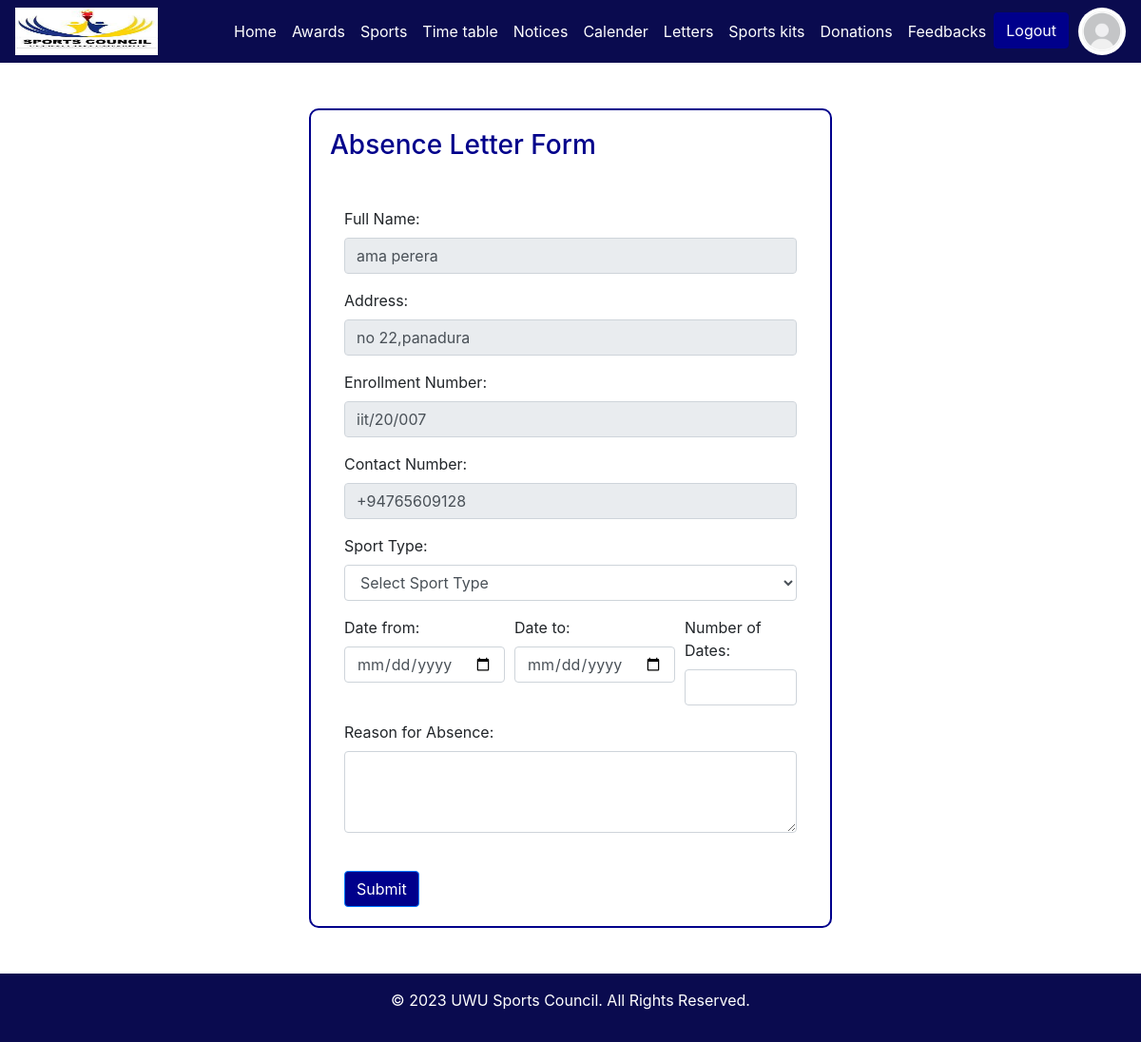
/letter.php (signed in), run on the app's committed database.
### tables this page shows
CREATE TABLE `university_students` (
  `id` int(11) NOT NULL,
  `full_name` varchar(255) NOT NULL,
  `address` varchar(255) NOT NULL,
  `district` varchar(255) NOT NULL,
  `birthday` date NOT NULL,
  `nic` varchar(12) NOT NULL,
  `degree` varchar(255) NOT NULL,
  `faculty` varchar(255) NOT NULL,
  `enrollment_no` varchar(20) NOT NULL,
  `phone_no` varchar(15) NOT NULL,
  `university_email` varchar(255) NOT NULL,
  `password` varchar(255) NOT NULL,
  `gender` enum('male','female') NOT NULL,
  `sport_type` varchar(20) NOT NULL,
  `medical_issues` text NOT NULL,
  `confirm_password` varchar(255) NOT NULL
);

### classes/User.php (called while the page is built, shortened)
<?php
class User {
    public static function getUserById($con, $user_id) {
        try {
            $query = "SELECT * FROM university_students WHERE id = ?";
            $pstmt = $con->prepare($query);
            $pstmt->bindValue(1, $user_id);
            $pstmt->execute();
            if ($pstmt->rowCount() > 0) {
                return $pstmt->fetch(PDO::FETCH_ASSOC);
            }
            return null;
        } catch (PDOException $exc) {
            die("Error in getUserById: " . $exc->getMessage());
        }
    }
}

### letter.php (the view, shortened to what this page needs)
<?php
require_once 'classes/DbConnector.php';
require_once 'classes/User.php';
$user = [];
if (isset($_SESSION['user_id'])) {
  $user_id = $_SESSION['user_id'];
  $db = DbConnector::getConnection();
  $user = User::getUserById($db, $user_id);
}
?>
<!DOCTYPE html>
<html>
<head>
  <link rel="stylesheet" href="https://maxcdn.bootstrapcdn.com/bootstrap/4.5.2/css/bootstrap.min.css">
</head>
<body>
<nav class="navbar navbar-expand-lg navbar-light">
  <img style="width:150px; height:50px;" src="images/logo.jpg">
  <div class="collapse navbar-collapse" id="navbarNav">
    <ul class="navbar-nav ml-auto">
      <li class="nav-item active">
        <a class="nav-link" href="home_page.php">Home <span class="sr-only">(current)</span></a>
      </li>
       <li class="nav-item">
        <a class="nav-link" href="awards.php">Awards</a>
      </li>
      <li class="nav-item">
      <a class="nav-link" href="./sports/Frontend/index.php">Sports</a>
      </li>
      <li class="nav-item">
        <a class="nav-link" href="Page/1.php">Time table</a>
      </li>
      <li class="nav-item">
        <a class="nav-link" href="players.php">Notices</a>
      </li>
      <li class="nav-item">
        <a class="nav-link" href="Tournements.php">Calender</a>
      </li>
      <li class="nav-item">
        <a class="nav-link" href="letter.php">Letters</a>
      </li>
      <li class="nav-item">
        <a class="nav-link" href="sport_kit.php">Sports kits</a>
      </li>
      <li class="nav-item">
        <a class="nav-link" href="donation.php">Donations</a>
      </li>
       <li class="nav-item">
        <a class="nav-link" href="feedback_page.php">Feedbacks</a>
      </li>
      <li class="nav-item">
      <a style="background-color:darkblue; border-color: darkblue; margin-right: 10px;" href="logout.php" class="btn btn-dark">Logout</a>
      </li>
    </ul>
  </div>
  <a class="nav-item" href="profile.php">
  <img class="rounded-profile" src="images/profile1.jpg" alt="Profile Icon" style="width:50px; height:50px;">
</a>
</nav>
<br><br>
  <div id="absenceForm" class="form-container">
    <h3 style="color:darkblue;" class="mb-3">Absence Letter Form</h3>
    <div class="container mt-5">
      <div class="absence-form">
          <form action="<?php echo $_SERVER["PHP_SELF"]; ?>" method="POST" onsubmit="return confirmSubmission()">
          <div class="form-group">
            <label for="fullName">Full Name:</label>
            <input type="text" class="form-control" name="fullName" id="fullName"
              value="<?php echo isset($user['full_name']) ? htmlspecialchars($user['full_name']) : ''; ?>" readonly>
          </div>
          <div class="form-group">
            <label for="address">Address:</label>
            <input type="text" class="form-control" name="address" id="address"
              value="<?php echo isset($user['address']) ? htmlspecialchars($user['address']) : ''; ?>" readonly>
          </div>
          <div class="form-group">
            <label for="enrollmentNumber">Enrollment Number:</label>
            <input type="text" class="form-control" name="enrollmentNumber" id="enrollmentNumber"
              value="<?php echo isset($user['enrollment_no']) ? htmlspecialchars($user['enrollment_no']) : ''; ?>"
              readonly>
          </div>
          <div class="form-group">
            <label for="contactNumber">Contact Number:</label>
            <input type="text" class="form-control" name="contactNumber" id="contactNumber"
              value="<?php echo isset($user['phone_no']) ? htmlspecialchars($user['phone_no']) : ''; ?>" readonly>
          </div>
          <div class="form-group">
            <label for="sportType">Sport Type:</label>
            <select class="form-control" name="sportType" id="sportType" required>
              <option value="">Select Sport Type</option>
            </select>
          </div>
          <div class="form-row">
            <div class="form-group col">
              <label for="dateFrom">Date from:</label>
              <input type="date" class="form-control" name="dateFrom" id="dateFrom" required>
            </div>
            <div class="form-group col">
              <label for="dateTo">Date to:</label>
              <input type="date" class="form-control" name="dateTo" id="dateTo" required>
            </div>
            <div class="form-group col">
              <label for="numberOfDates">Number of Dates:</label>
              <input type="text" class="form-control" name="numberOfDates" id="numberOfDates" required>
            </div>
          </div>
          <div class="form-group">
            <label for="reasonForAbsence">Reason for Absence:</label>
            <textarea class="form-control" id="reasonForAbsence" name="reasonForAbsence" rows="3" required></textarea>
          </div><br>
          <button style="background-color:darkblue;" type="submit" class="btn btn-primary">Submit</button>
        </form>
      </div>
    </div>
  </div>
  <br><br>
  <footer style="background-color: #0A0B4F;" class=" text-white text-center py-3">
    <p>&copy; 2023 UWU Sports Council. All Rights Reserved.</p>
  </footer>
</body>
</html>

### letter.php (style rules this page uses)
.navbar-nav .nav-link { color: white !important; }
.navbar { background-color: #0A0B4F; }
.form-container { margin: auto; max-width: 550px; border: 2px solid darkblue; padding: 20px; border-radius: 10px; }
.navbar { background-color:#0A0B4F; }
.rounded-profile { width: 50px; height: 50px; border-radius: 50%; object-fit: cover; }

### data on the page
university_students: fullName "ama perera", address "no 22,panadura", enrollmentNumber "iit/20/007", contactNumber "+94765609128"
